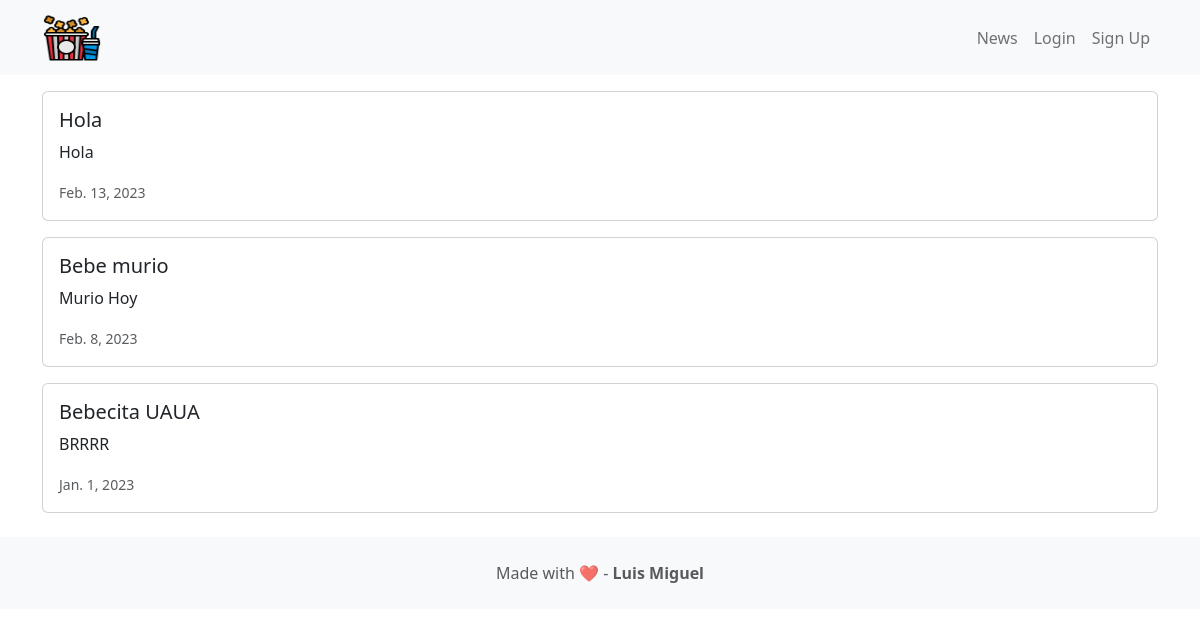
Page /news/ on the committed database.
### news/models.py (models this page shows, shortened)
class News(models.Model):
    headline = models.CharField(max_length=200)
    body = models.TextField()
    date = models.DateField()

### news/views.py (the view)
# urls.py: path('news/',newsViews.news,name='news'),
def news(request):
    newss=News.objects.all().order_by('-date')
    return render(request, 'news.html',{'newss':newss})

### news/templates/news.html (shortened to what this page needs)
<!DOCTYPE html>
<html>
<head>
    <link href="https://cdn.jsdelivr.net/npm/bootstrap@5.1.1/dist/css/bootstrap.min.css"rel="stylesheet">
</head>
<body>
    {% extends 'base.html' %}
    {% block content %}
    {% for news in newss %}
    <div class="card mb-3">
        <div class="row g-0">
            <div>
                <div class="card-body">
                    <h5 class="card-title">{{ news.headline}}</h5>
                    <p class="card-text">{{ news.body }}</p>
                    <p class="card-text"><small
                        class="text-muted">
                        {{ news.date }}
                    </small></p>
                </div>
            </div>
        </div>
    </div>
    {% endfor %}
    {% endblock content %}

### rows in the picture
News: headline "Hola", body "Hola", date "Feb. 13, 2023"
News: headline "Bebe murio", body "Murio Hoy", date "Feb. 8, 2023"
News: headline "Bebecita UAUA", body "BRRRR", date "Jan. 1, 2023"
